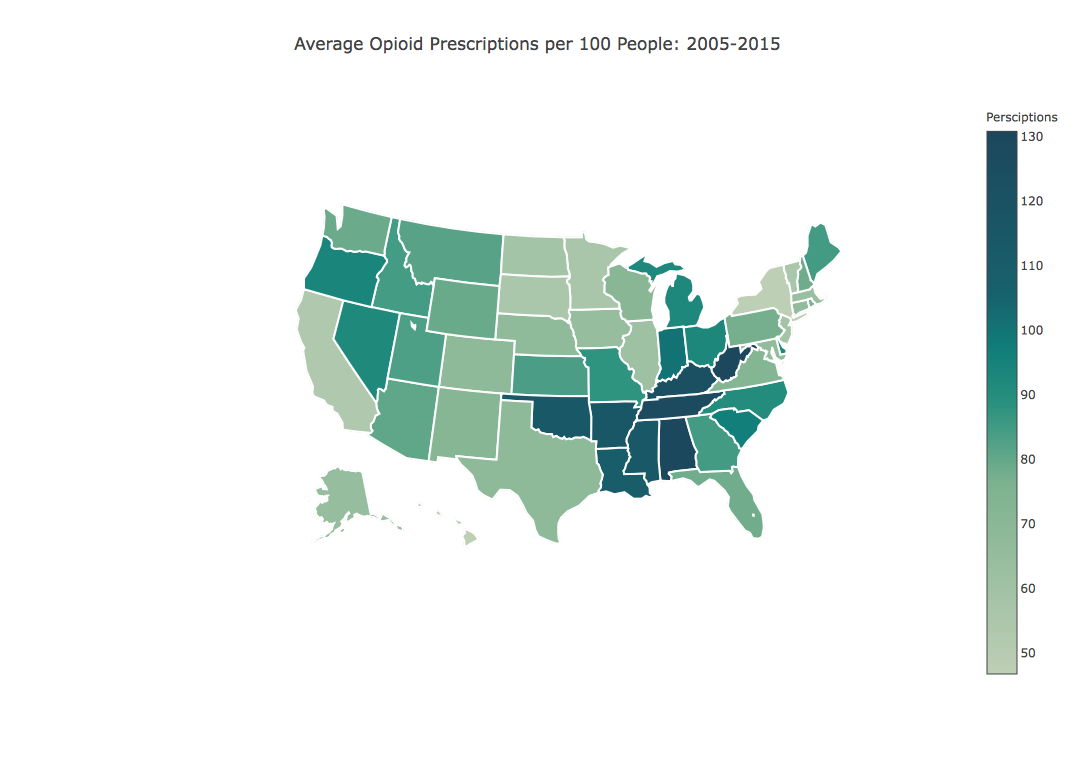

Reproduce this figure in Python.
# Get this figure: fig = py.get_figure("https://plot.ly/~bbs2133/1/")
# Get this figure's data: data = py.get_figure("https://plot.ly/~bbs2133/1/").get_data()
# Add data to this figure: py.plot(Data([Scatter(x=[1, 2], y=[2, 3])]), filename ="Plot 1", fileopt="extend")
# Get z data of first trace: z1 = py.get_figure("https://plot.ly/~bbs2133/1/").get_data()[0]["z"]

# Get figure documentation: https://plot.ly/python/get-requests/
# Add data documentation: https://plot.ly/python/file-options/

# If you're using unicode in your file, you may need to specify the encoding.
# You can reproduce this figure in Python with the following code!

# Learn about API authentication here: https://plot.ly/python/getting-started
# Find your api_key here: https://plot.ly/settings/api

import plotly.plotly as py
from plotly.graph_objs import *
py.sign_in('username', 'api_key')
trace1 = {
  "z": ["130.1727273", "65.00909091", "80.49090909", "115.3", "53", "68.16363636", "66.14545455", "92.17272727", "78.00909091", "84.78181818", "46.82727273", "84.58181818", "61.03636364", "100.2909091", "64.85454545", "83.67272727", "122.5545455", "109.3727273", "84.80909091", "66.4", "63.22727273", "92.28181818", "55.71818182", "113.8727273", "87.90909091", "81.71818182", "67.51818182", "92.06363636", "78.50909091", "58", "72.32727273", "47.31818182", "90.64545455", "58.42727273", "92.75454545", "114.1090909", "93.82727273", "77.3", "77.30909091", "96.38181818", "55.42727273", "128.2090909", "68.53636364", "83.36363636", "55.22727273", "72.51818182", "78.84545455", "130.8818182", "70.74545455", "79.15454545"], 
  "autocolorscale": False, 
  "colorbar": {"title": "Persciptions"}, 
  "colorscale": [
    [0, "rgb(190, 207, 182)"], [0.35, "rgb(125, 178, 143)"], [0.5, "rgb(40, 144, 126)"], [0.6, "rgb(16, 125, 121)"], [0.7, "rgb(24, 97, 108)"], [1, "rgb(28, 71, 93)], 
  "locationmode": "USA-states", 
  "locations": ["AL", "AK", "AZ", "AR", "CA", "CO", "CT", "DE", "FL", "GA", "HI", "ID", "IL", "IN", "IA", "KS", "KY", "LA", "ME", "MD", "MA", "MI", "MN", "MS", "MO", "MT", "NE", "NV", "NH", "NJ", "NM", "NY", "NC", "ND", "OH", "OK", "OR", "PA", "RI", "SC", "SD", "TN", "TX", "UT", "VT", "VA", "WA", "WV", "WI", "WY"], 
  "locationssrc": "bbs2133:0:ce8e2e", 
  "marker": {"line": {
      "color": "rgb(255,255,255)", 
      "width": 2
    }}, 
  "name": "z", 
  "showscale": True, 
  "text": ["Alabama", "Alaska", "Arizona", "Arkansas", "California", "Colorado", "Connecticut", "Delaware", "Florida", "Georgia", "Hawaii", "Idaho", "Illinois", "Indiana", "Iowa", "Kansas", "Kentucky", "Louisiana", "Maine", "Maryland", "Massachusetts", "Michigan", "Minnesota", "Mississippi", "Missouri", "Montana", "Nebraska", "Nevada", "New Hampshire", "New Jersey", "New Mexico", "New York", "North Carolina", "North Dakota", "Ohio", "Oklahoma", "Oregon", "Pennsylvania", "Rhode Island", "South Carolina", "South Dakota", "Tennessee", "Texas", "Utah", "Vermont", "Virginia", "Washington", "West Virginia", "Wisconsin", "Wyoming"], 
  "textsrc": "bbs2133:0:128c77", 
  "type": "choropleth", 
  "uid": "f6ed89", 
  "zauto": True, 
  "zmax": 130.8818182, 
  "zmin": 46.82727273, 
  "zsrc": "bbs2133:0:d594b6"
}
data = Data([trace1])
layout = {
  "geo": {
    "lakecolor": "rgb(255, 255, 255)", 
    "projection": {
      "scale": 0.994240573556, 
      "type": "albers usa"
    }, 
    "scope": "usa", 
    "showlakes": True
  }, 
  "hovermode": "closest", 
  "title": "Average Opioid Prescriptions per 100 People: 2005-2015"
}
fig = Figure(data=data, layout=layout)
plot_url = py.plot(fig)
